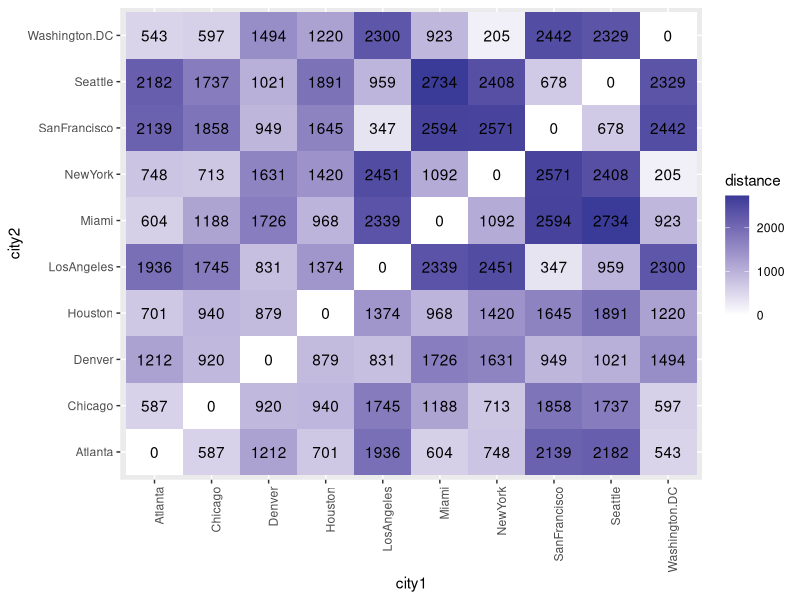
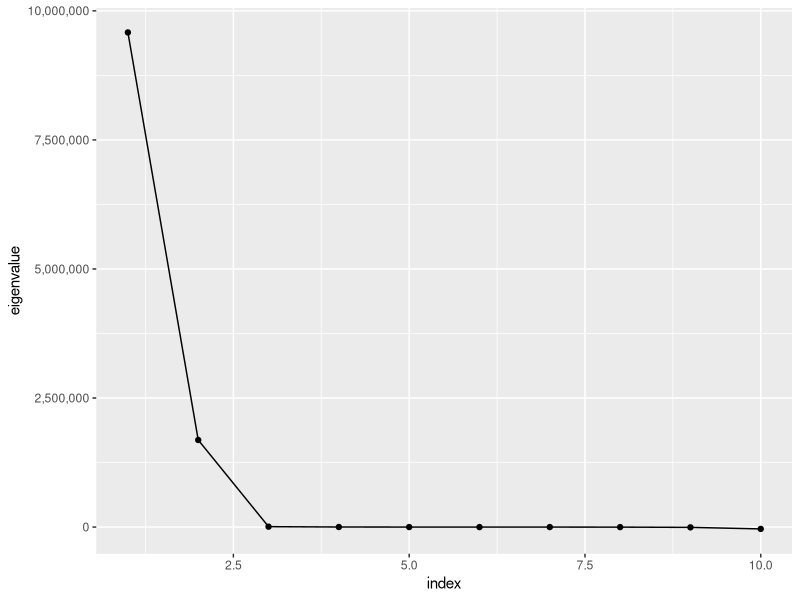
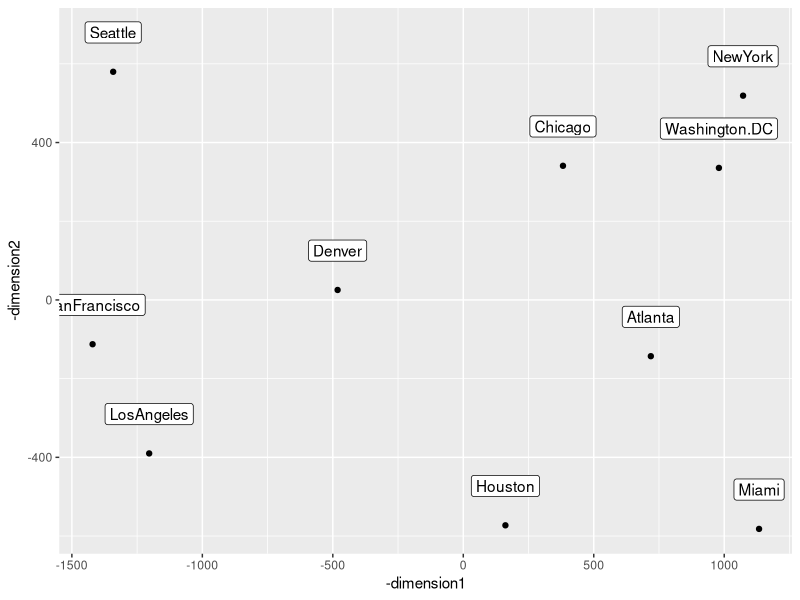
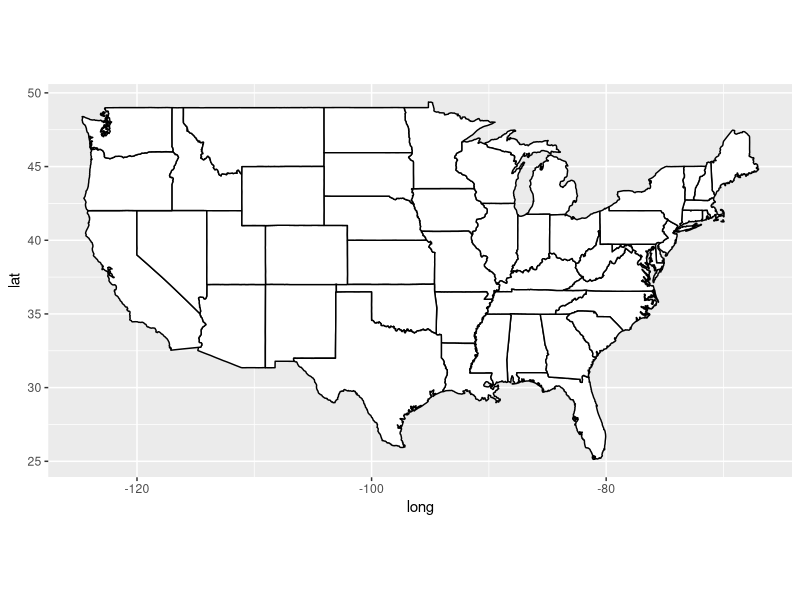
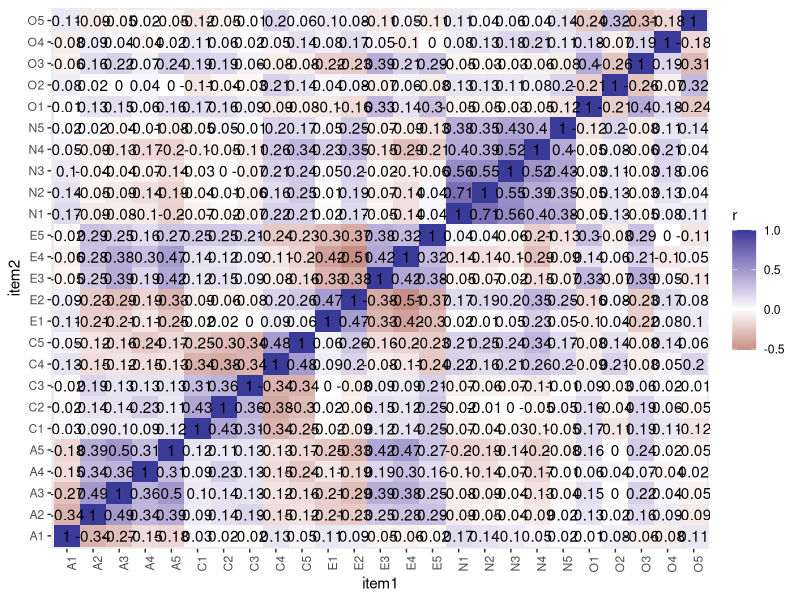
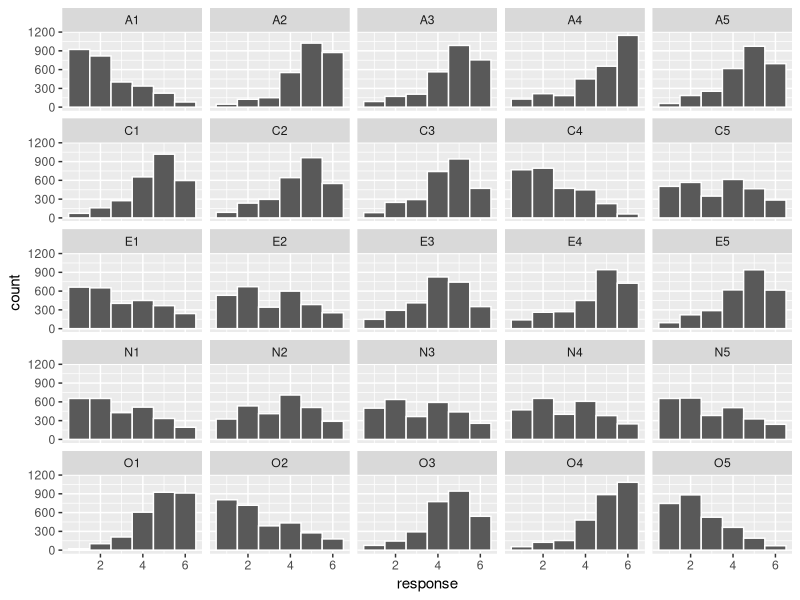
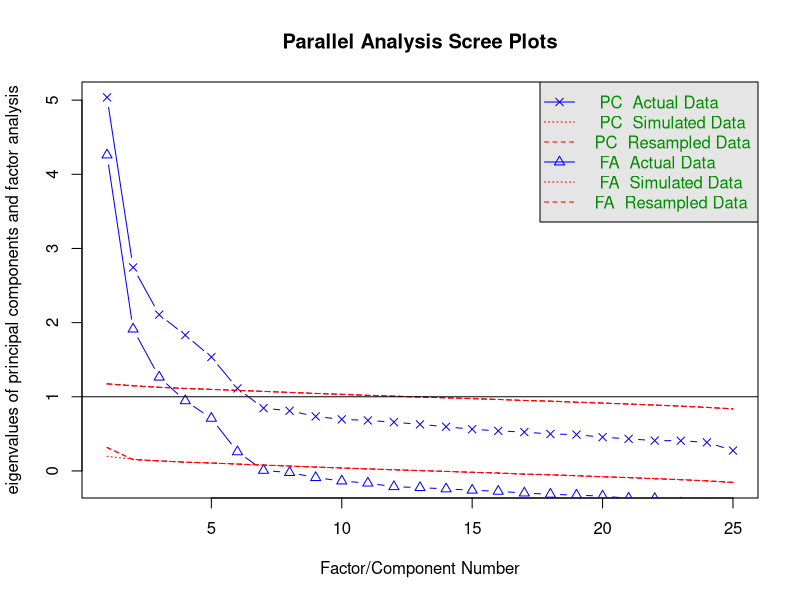
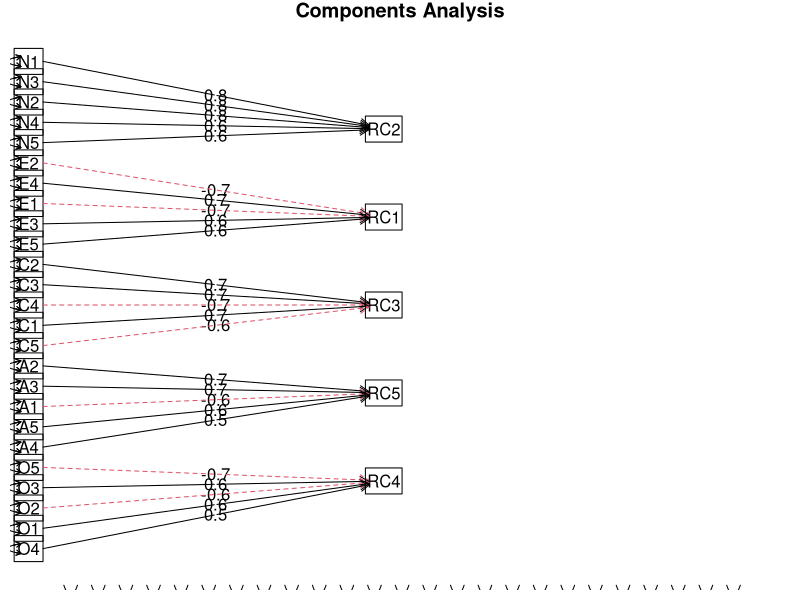

The R script that drew these images, in order:
## ---- chunk 1

# install.packages("tidyverse")
# install.packages("knitr")
# install.packages("haven")
# install.packages("maps")
# install.packages("psych")
# install.packages("MASS")

library(tidyverse)
library(knitr)
library(haven)
library(maps)
library(psych)
library(MASS)

# use select from dplyr
select <- dplyr::select

## ---- chunk 2

UScitiesD %>% 
  as.matrix() %>% 
  kable()

## ---- chunk 3

UScitiesD %>% 
  as.matrix() %>% 
  as.data.frame() %>% 
  mutate(city1 = rownames(.)) %>% 
  gather(key = city2, value = distance, -city1) %>% 
  ggplot(mapping = aes(x = city1, y = city2, fill = distance, label = distance)) +
  geom_tile() +
  geom_text() +
  scale_fill_gradient2() +
  theme(axis.text.x = element_text(angle = 90, hjust = 1))

## ---- chunk 4

# give it distance values and number of dimensions
# also ask for the function to output eigenvalues
cmdscale.fit1 <- cmdscale(UScitiesD, k = 2, eig = TRUE)

## ---- chunk 5

tibble(index = 1:length(cmdscale.fit1$eig),
       eigenvalue = cmdscale.fit1$eig) %>% 
  ggplot(mapping = aes(x = index, y = eigenvalue)) +
  geom_line() +
  geom_point() +
  scale_y_continuous(labels = scales::comma)

## ---- chunk 6

cmdscale.data <- tibble(city = rownames(cmdscale.fit1$points),
                        dimension1 = cmdscale.fit1$points[, 1],
                        dimension2 = cmdscale.fit1$points[, 2])

## ---- chunk 7

cmdscale.data %>% 
  ggplot(mapping = aes(x = -dimension1, y = -dimension2, label = city)) +
  geom_point() +
  geom_label(nudge_y = 100)

## ---- chunk 8

map_data("state") %>% 
  ggplot(mapping = aes(x = long, y = lat, group = group)) +
  geom_polygon(fill = "white", colour = "black") +
  coord_quickmap()

## ---- chunk 9

bfi %>%
  select(A1, A2, A3, A4, A5, C1, C2, C3, C4, C5, E1, E2, E3, E4, E5, N1, N2, N3, N4, N5, O1, O2, O3, O4, O5) %>% 
  cor(use = "pairwise.complete.obs") %>% 
  round(2) %>% 
  as.data.frame() %>% 
  mutate(item1 = rownames(.)) %>% 
  gather(key = item2, value = r, -item1) %>% 
  ggplot(mapping = aes(x = item1, y = item2, fill = r, label = r)) +
  geom_tile() +
  geom_text() +
  scale_fill_gradient2() +
  theme(axis.text.x = element_text(angle = 90, hjust = 1))

## ---- chunk 10

bfi %>%
  select(A1, A2, A3, A4, A5, C1, C2, C3, C4, C5, E1, E2, E3, E4, E5, N1, N2, N3, N4, N5, O1, O2, O3, O4, O5) %>% 
  gather(key = variable, value = response) %>% 
  ggplot(mapping = aes(x = response)) +
  geom_histogram(binwidth = 1, color = "white") +
  facet_wrap(facets = ~ variable)

## ---- chunk 11

bfi %>%
  select(A1, A2, A3, A4, A5, C1, C2, C3, C4, C5, E1, E2, E3, E4, E5, N1, N2, N3, N4, N5, O1, O2, O3, O4, O5) %>% 
  fa.parallel(fm = "minres", fa = "both")

## ---- chunk 12

bfi25 <- bfi %>%
  select(A1, A2, A3, A4, A5, C1, C2, C3, C4, C5, E1, E2, E3, E4, E5, N1, N2, N3, N4, N5, O1, O2, O3, O4, O5)

## ---- chunk 13

principal(bfi25, nfactors = 5, rotate = "varimax") %>% 
  print(sort = TRUE)

# plot
principal(bfi25, nfactors = 5, rotate = "varimax") %>% 
  fa.diagram(sort = TRUE, errors = TRUE)

## ---- chunk 14

fa(bfi25, nfactors = 5, rotate = "oblimin", fm = "minres") %>% 
  print(sort = TRUE)

# plot
fa(bfi25, nfactors = 5, rotate = "oblimin", fm = "minres") %>% 
  fa.diagram(sort = TRUE, errors = TRUE)

## ---- chunk 15

# fit principal componenets analysis
principal.fit1 <- principal(bfi25, nfactors = 5, rotate = "varimax")

# fit factor analysis
fa.fit1 <- fa(bfi25, nfactors = 5, rotate = "oblimin", fm = "minres")

## ---- chunk 16

factor.congruence(list(principal.fit1, fa.fit1)) %>% 
  as.data.frame() %>% 
  mutate(factor1 = rownames(.)) %>% 
  gather(key = factor2, value = r, -factor1) %>% 
  ggplot(mapping = aes(x = factor1, y = factor2, fill = r, label = r)) +
  geom_tile() +
  geom_text() +
  scale_fill_gradient2()

## ---- chunk 17

# save correlation matrix
r <- corFiml(bfi25)

# convert to distance matrix
bfi.d <- sqrt(2 * (1 - r))

## ---- chunk 18

# give it distance values and number of dimensions
# also ask for the function to output eigenvalues
isoMDS.fit1 <- isoMDS(bfi.d, k = 2, maxit = 100)

## ---- chunk 19

isoMDS.data1 <- tibble(item = rownames(isoMDS.fit1$points),
                       dimension1 = isoMDS.fit1$points[, 1],
                       dimension2 = isoMDS.fit1$points[, 2],
                       trait = ifelse(str_detect(item, pattern = "A"), "Agreeableness",
                               ifelse(str_detect(item, pattern = "C"), "Conscientiousness",
                               ifelse(str_detect(item, pattern = "E"), "Extraversion",
                               ifelse(str_detect(item, pattern = "N"), "Emotional Stability",
                               ifelse(str_detect(item, pattern = "O"), "Openness", NA))))))

## ---- chunk 20

isoMDS.data1 %>% 
  ggplot(mapping = aes(x = dimension1, y = dimension2, label = item, color = trait)) +
  geom_point() +
  geom_text(nudge_x = 0.025) +
  theme(legend.position = "top")
